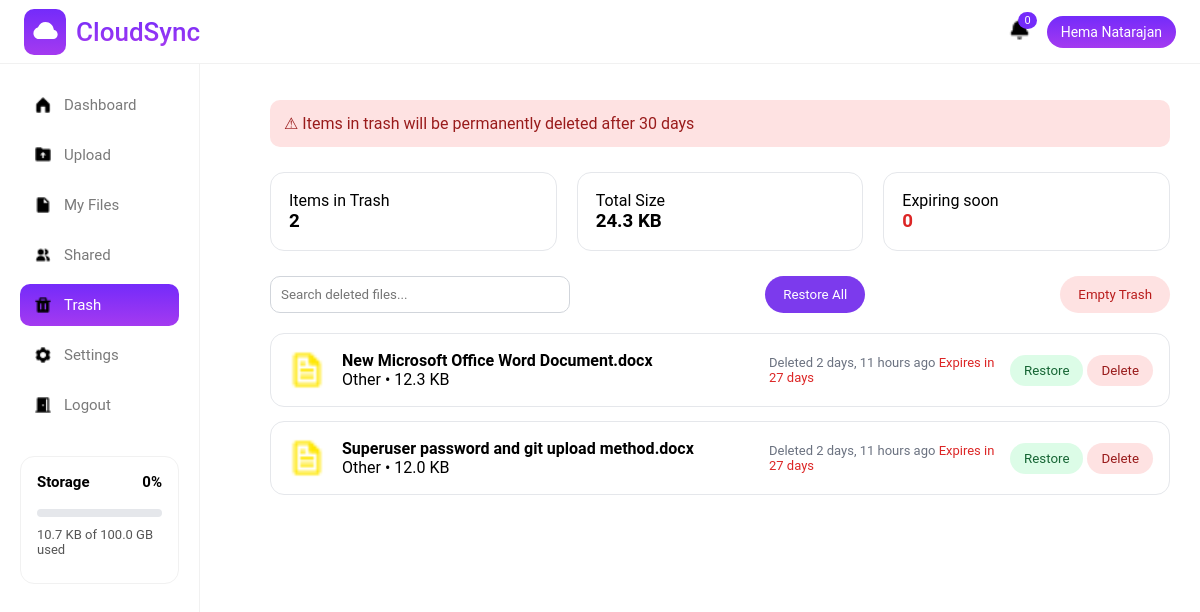
Page /user/trash/ (signed in) on the committed database.
### accounts/models.py (models this page shows)
class User(AbstractUser):
    profile_picture = models.ImageField(null=True, blank=True, upload_to = profile_image_upload_path)
    phone = models.CharField(max_length=10, unique=True, null=True, blank=True)

### storageapp/models.py (models this page shows)
class CloudFile(models.Model):
    FILE_TYPES = (
        ("image", "Image"),
        ("video", "Video"),
        ("document", "Document"),
        ("other", "Other"),
    )
    user = models.ForeignKey(settings.AUTH_USER_MODEL, on_delete=models.CASCADE)
    file_name = models.CharField(max_length=255)
    file_size = models.BigIntegerField()
    file_type = models.CharField(max_length=20, choices=FILE_TYPES)
    file_url = models.URLField(null=True, blank=True)
    uploaded_file = models.FileField(upload_to='cloud/',null=True)
    public_id = models.CharField(max_length=255,null=True)
    uploaded_at = models.DateTimeField(auto_now_add=True)
    is_deleted = models.BooleanField(default=False)
    deleted_at = models.DateTimeField(null=True, blank=True)
    def expires_at(self):
        if self.deleted_at:
            return self.deleted_at + timedelta(days=30)
        return None
    def days_left(self):
        if self.deleted_at:
            return (self.expires_at() - timezone.now()).days
        return None

### storageapp/views.py (the view)
# urls.py: path('trash/', trash, name='trash'),
def trash(request):
    if request.user.is_authenticated:
        if request.user.is_superuser:
            base_template = "adminpanel/admin_base.html"
        else:
            base_template = "storageapp/base.html"
        query = request.GET.get("q", "")
        files = CloudFile.objects.filter(
            user=request.user,
            is_deleted=True
        )
        if query:
            files = files.filter(
                Q(file_name__icontains=query) |
                Q(file_type__icontains=query)
            )
        total_size = sum(f.file_size for f in files)
        expiring_soon = sum(
            1 for f in files if f.days_left() is not None and f.days_left() <= 7
        )
        return render(request, "storageapp/trash.html", {
            "files": files,
            "total_files": files.count(),
            "total_size": total_size,
            "expiring_soon": expiring_soon,
            "query": query,
            "base_template": base_template,
        })
    else:
        next_url = reverse('storageapp:trash')
        request.session['next_url'] = next_url
        return redirect('accounts:signin_page')

### storageapp/context_processors.py (called while the page is built)
def storage_info(request):
    if not request.user.is_authenticated:
        return {}
    sub = UserSubscription.objects.select_related("plan").filter(user=request.user).first()
    used = (
        CloudFile.objects
        .filter(user=request.user, is_deleted=False)
        .aggregate(total=Sum("file_size"))["total"] or 0
    )
    limit = sub.plan.storage_limit
    storage_percent = min(
        int((used / limit) * 100) if limit else 0,
        100
    )
    return {
        "storage_used": used,
        "storage_limit": limit,
        "storage_percent": int((used / limit) * 100) if limit else 0,
        "current_plan": sub.plan,
        "storage_percent":storage_percent,
    }

### subscriptions/context_processors.py (called while the page is built)
def subscription_context(request):
    if not request.user.is_authenticated:
        return {}
    subscription = UserSubscription.objects.select_related("plan").get(user=request.user)
    used = CloudFile.objects.filter(
        user=request.user,
        is_deleted=False
    ).aggregate(s=Sum("file_size"))["s"] or 0
    limit = subscription.plan.storage_limit
    percent = min(int((used / limit) * 100), 100) if limit else 0
    return {
        "current_plan": subscription.plan,
        "storage_used": used,
        "storage_limit": limit,
        "storage_percent": percent,
    }

### storageapp/templates/storageapp/trash.html (shortened to what this page needs)
{% extends base_template %}
{% load static %}
{% block style %}
<link rel="stylesheet" href="{% static 'css/trash.css' %}">
{% endblock %}
{% block content %}
<div class="trash-alert">
    <span>⚠ Items in trash will be permanently deleted after 30 days</span>
</div>
<div class="trash-stats">
    <div class="stat-box">
        <p>Items in Trash</p>
        <h3 id="trashCount">{{ total_files }}</h3>
    </div>
    <div class="stat-box">
        <p>Total Size</p>
        <h3 id="trashSize">{{ total_size|filesizeformat }}</h3>
    </div>
    <div class="stat-box danger">
        <p>Expiring soon</p>
        <h3 id="trashExpiring">{{ expiring_soon }}</h3>
    </div>
</div>
<div class="trash-actions">
    <input type="text" id="trashSearch" placeholder="Search deleted files..." value="{{ query }}">
    <button class="btn-primary" onclick="restoreAll()">Restore All</button>
    <button class="btn-danger" onclick="emptyTrash()">Empty Trash</button>
</div>
<div class="trash-list">
{% for file in files %}
<div class="trash-item" id="file-{{ file.id }}">
    <div class="trash-left">
        <img src="{% static 'images/file.png' %}">
        <div>
            <strong>{{ file.file_name }}</strong>
            <p>{{ file.file_type|capfirst }} • {{ file.file_size|filesizeformat }}</p>
        </div>
    </div>
    <div class="trash-meta">
        <span>Deleted {{ file.deleted_at|timesince }} ago</span>
        <span class="expire">Expires in {{ file.days_left }} days</span>
    </div>
    <div class="trash-buttons">
        <button class="restore" onclick="restoreFile({{ file.id }})">Restore</button>
        <button class="delete" onclick="deleteFile({{ file.id }})">Delete</button>
    </div>
</div>
{% endfor %}
</div>
{% endblock %}

### storageapp/templates/storageapp/base.html (shortened to what this page needs)
{% load static %}
<!DOCTYPE html>
<html lang="en">
<head>
    <link rel="stylesheet" href="{% static 'css/common.css' %}">
    <link rel="stylesheet" href="{% static 'css/base.css' %}">
    {% block style %}
    {% endblock %}
</head>
<body>
<div class="header">
    <div class="logoarea">
        <div class="logoimage">
            <img src="{% static 'images/cloud.png' %}" alt="logoimage">
        </div>
        <div class="logotext">CloudSync</div>
    </div>
    <div class="header-right">
        <div class="notification"><img src="{% static 'images/bell.png' %}" alt="" srcset=""><span>0</span></div>
        <div class="user-pill">{{ request.user.first_name|default:request.user.username }}</div>
    </div>
</div>
<div class="sidebar">
    <a href="{% url 'storageapp:dashboard' %}" class="nav-item {% if request.resolver_match.url_name == 'dashboard' %}active{% endif %}"><img src="{% static 'images/dashboard.png' %}" alt=""> Dashboard</a>
    <a href="{% url 'storageapp:upload_page' %}" class="nav-item {% if request.resolver_match.url_name == 'upload_page' %}active{% endif %}"><img src="{% static 'images/upload.png' %}" alt=""> Upload</a>
    <a href="{% url 'storageapp:myfiles' %}" class="nav-item {% if request.resolver_match.url_name == 'myfiles' %}active{% endif %}"><img src="{% static 'images/myfile.png' %}" alt=""> My Files</a>
    <a href="{% url 'storageapp:shared_files' %}" class="nav-item {% if request.resolver_match.url_name == 'shared_files' %}active{% endif %}"><img src="{% static 'images/share.png' %}" alt=""> Shared</a>
    <a href="{% url 'storageapp:trash' %}" class="nav-item {% if request.resolver_match.url_name == 'trash' %}active{% endif %}"><img src="{% static 'images/trash.png' %}" alt=""> Trash</a>
    <a href="{% url 'storageapp:settings_page' %}" class="nav-item {% if request.resolver_match.url_name == 'settings' %}active{% endif %}"><img src="{% static 'images/settings.png' %}" alt=""> Settings</a>
    <a href="{% url 'accounts:user_logout' %}" class="nav-item"><img src="{% static 'images/logout.png' %}" alt=""> Logout</a>
    <div class="storage-box">
        <div style="display:flex;justify-content:space-between">
            <strong>Storage</strong>
            <strong>{{ storage_percent }}%</strong>
        </div>
        <div class="progressbar">
        </div>
        <p>
            {{ storage_used|filesizeformat }}
            of
            {{ storage_limit|filesizeformat }}
            used
        </p>
    </div>
</div>
<div class="main">
    {% block content %}
    {% endblock %}
</div>
</body>
</html>

### static/css/common.css (style rules this page uses)
* { margin: 0; padding: 0; box-sizing: border-box; font-family: 'Roboto', sans-serif; }
:root { --white:#ffffff; --red:red; --blue:#742BFA; --violet:#A43AF0; --grey:#7A7A7A; --lightgrey:#f1f1f1; --bordergrey:#d0d0d0; --black:#000000; }
body { background: var(--white); color: var(--black); }
html { min-width: 320px; scroll-behavior: smooth; }
a { text-decoration: none; }

### static/css/base.css (style rules this page uses)
.header { height: 64px; background: var(--white); display: flex; align-items: center; justify-content: space-between; padding: 0 24px; border-bottom: 1px solid var(--lightgrey); position: fixed; top: 0; left: 0; right: 0; z-index: 100; }
.logoarea { display: flex; align-items: center; gap: 10px; }
.logoarea .logoimage { background:linear-gradient(to bottom, #742BFA, #A43AF0); padding: 7px; border-radius: 10px; }
.logoarea .logotext { background-image: linear-gradient(to bottom, #742BFA, #A43AF0); background-clip: text; -webkit-background-clip: text; color: transparent; -webkit-text-fill-color: transparent; font-size: clamp(20px, 2.5vw, 26px); font-weight: 550; }
.header-right { display: flex; align-items: center; gap: 16px; }
.header-right img { width: 23px; height: 23px; }
.notification { position: relative; font-size: 18px; cursor: pointer; }
.notification span { position: absolute; top: -6px; right: -6px; background: var(--blue); color: var(--white); font-size: 11px; padding: 2px 6px; border-radius: 50%; }
.user-pill { background: linear-gradient(to bottom, #742BFA, #A43AF0); color: var(--white); padding: 8px 14px; border-radius: 30px; font-size: 14px; cursor: pointer; }
.sidebar { width: 200px; min-width: 180px; background: var(--white); position: fixed; top: 64px; bottom: 0; left: 0; border-right: 1px solid var(--lightgrey); padding: 20px; }
.sidebar img { width: 18px; height: 18px; }
.nav-item { display: flex; align-items: center; gap: 12px; padding: 12px 14px; border-radius: 10px; color: var(--grey); text-decoration: none; margin-bottom: 8px; font-size: 15px; }
.nav-item.active, .nav-item:hover { background: linear-gradient(to bottom, #742BFA, #A43AF0); color: var(--white); }
.storage-box { margin-top: 30px; border: 1px solid var(--lightgrey); border-radius: 14px; padding: 16px; background: #fff; }
.storage-box strong { font-size: 15px; display: block; margin-bottom: 8px; }
.progressbar { height: 8px; background: #e5e7eb; border-radius: 999px; overflow: hidden; margin: 10px 0; }
.storage-box p { font-size: 13px; color: #555; margin: 6px 0 10px; }
.main { margin-left: 240px; padding: 100px 30px 30px; }

### static/css/trash.css (style rules this page uses)
.trash-alert { background: #fee2e2; color: #991b1b; padding: 14px; border-radius: 10px; margin-bottom: 25px; }
.trash-stats { display: grid; grid-template-columns: repeat(3, 1fr); gap: 20px; margin-bottom: 25px; }
.stat-box { background: #fff; padding: 18px; border-radius: 14px; border: 1px solid #e5e7eb; }
.stat-box.danger h3 { color: #dc2626; }
.trash-actions { display: flex; justify-content: space-between; margin-bottom: 20px; }
.trash-actions input { width: 300px; padding: 10px; border-radius: 10px; border: 1px solid #d1d5db; }
.btn-primary { background: #7c3aed; color: white; border-radius: 20px; padding: 10px 18px; border: none; }
.btn-danger { background: #fee2e2; color: #b91c1c; border-radius: 20px; padding: 10px 18px; border: none; }
.trash-item { display: grid; grid-template-columns: 2fr 1fr auto; align-items: center; background: #fff; padding: 16px; border-radius: 14px; border: 1px solid #e5e7eb; margin-bottom: 14px; }
.trash-left { display: flex; gap: 15px; align-items: center; }
.trash-left img { width: 40px; }
.trash-meta { font-size: 13px; color: #6b7280; }
.trash-meta .expire { color: #dc2626; }
.trash-buttons button { border-radius: 20px; padding: 8px 14px; border: none; cursor: pointer; }
.trash-buttons .restore { background: #dcfce7; color: #166534; }
.trash-buttons .delete { background: #fee2e2; color: #991b1b; }

### rows in the picture
User: user.first_name "Hema Natarajan"
CloudFile: file_name "New Microsoft Office Word Document.docx", file_type "Other", file_size|filesizeformat "12.3 KB", deleted_at "2 days, 11 hours", days_left "27"
CloudFile: file_name "Superuser password and git upload method.docx", file_type "Other", file_size|filesizeformat "12.0 KB", deleted_at "2 days, 11 hours", days_left "27"

### other values in the picture
{{ storage_percent }} "0"
{{ storage_used|filesizeformat }} "10.7 KB"
{{ storage_limit|filesizeformat }} "100.0 GB"
{{ total_files }} "2"
{{ total_size|filesizeformat }} "24.3 KB"
{{ expiring_soon }} "0"
